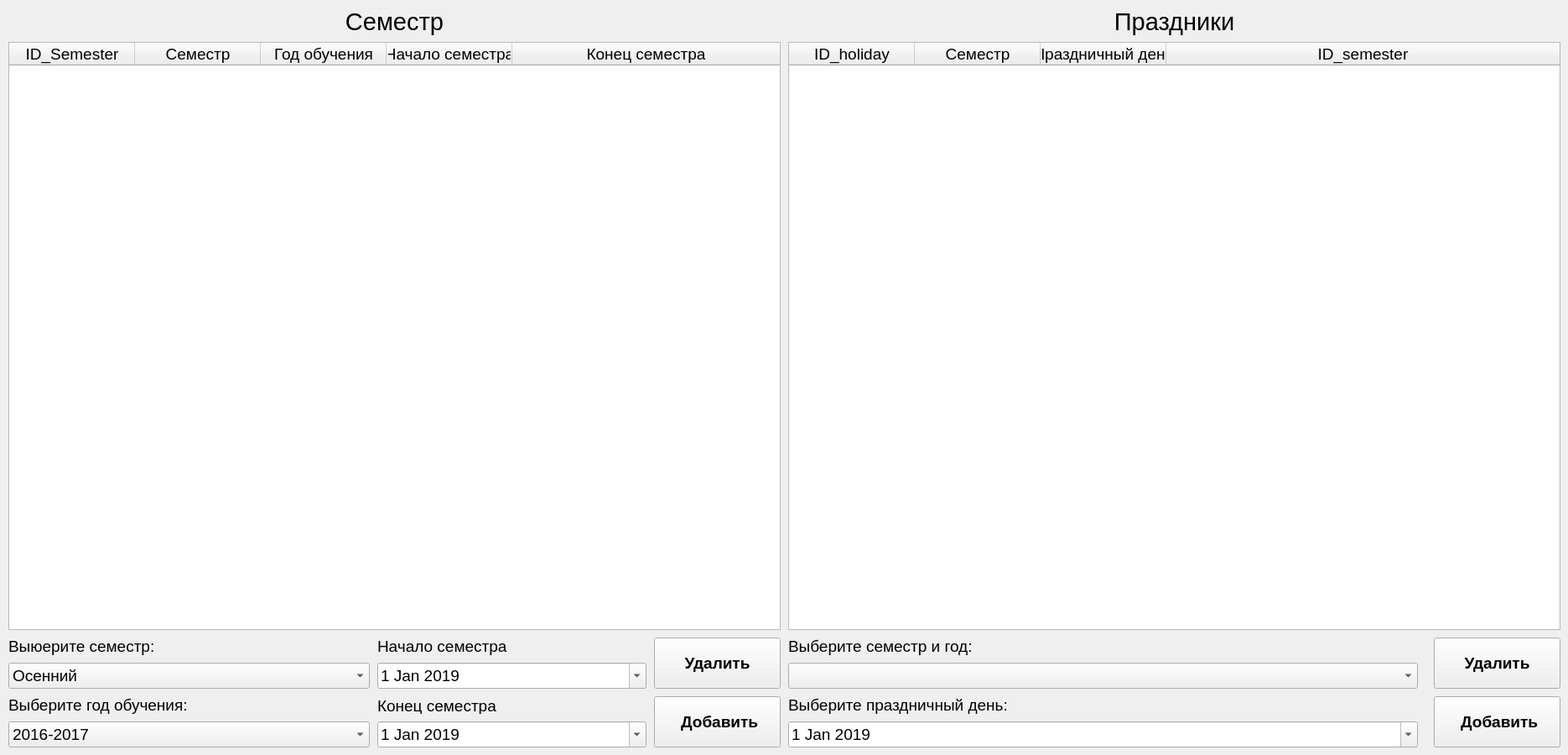
    <widget class="QWidget" name="page_4">
     <widget class="QPushButton" name="Semester_delete">
      <property name="geometry">
       <rect>
        <x>780</x>
        <y>760</y>
        <width>151</width>
        <height>61</height>
       </rect>
      </property>
      <property name="font">
       <font>
        <family>Arial</family>
        <pointsize>14</pointsize>
        <weight>75</weight>
        <bold>true</bold>
       </font>
      </property>
      <property name="text">
       <string>Удалить</string>
      </property>
      <property name="icon">
       <iconset resource="resours.qrc">
        <normaloff>:/New/icons/delete (1).png</normaloff>:/New/icons/delete (1).png</iconset>
      </property>
      <property name="iconSize">
       <size>
        <width>20</width>
        <height>20</height>
       </size>
      </property>
     </widget>
     <widget class="QComboBox" name="Semester_comboBox">
      <property name="geometry">
       <rect>
        <x>10</x>
        <y>790</y>
        <width>431</width>
        <height>31</height>
       </rect>
      </property>
      <property name="font">
       <font>
        <family>Arial</family>
        <pointsize>14</pointsize>
       </font>
      </property>
      <item>
       <property name="text">
        <string>Осенний</string>
       </property>
      </item>
      <item>
       <property name="text">
        <string>Весенний</string>
       </property>
      </item>
     </widget>
     <widget class="QPushButton" name="Semester_add">
      <property name="geometry">
       <rect>
        <x>780</x>
        <y>830</y>
        <width>151</width>
        <height>61</height>
       </rect>
      </property>
      <property name="font">
       <font>
        <family>Arial</family>
        <pointsize>14</pointsize>
        <weight>75</weight>
        <bold>true</bold>
       </font>
      </property>
      <property name="text">
       <string> Добавить</string>
      </property>
      <property name="icon">
       <iconset resource="resours.qrc">
        <normaloff>:/New/icons/plus (2).png</normaloff>:/New/icons/plus (2).png</iconset>
      </property>
      <property name="iconSize">
       <size>
        <width>20</width>
        <height>20</height>
       </size>
      </property>
     </widget>
     <widget class="QTableWidget" name="Semester_Table">
      <property name="geometry">
       <rect>
        <x>10</x>
        <y>50</y>
        <width>921</width>
        <height>701</height>
       </rect>
      </property>
      <property name="font">
       <font>
        <family>Arial</family>
        <pointsize>14</pointsize>
       </font>
      </property>
      <property name="editTriggers">
       <set>QAbstractItemView::NoEditTriggers</set>
      </property>
      <property name="selectionMode">
       <enum>QAbstractItemView::SingleSelection</enum>
      </property>
      <property name="selectionBehavior">
       <enum>QAbstractItemView::SelectRows</enum>
      </property>
      <property name="sortingEnabled">
       <bool>true</bool>
      </property>
      <attribute name="horizontalHeaderCascadingSectionResizes">
       <bool>true</bool>
      </attribute>
      <attribute name="horizontalHeaderDefaultSectionSize">
       <number>150</number>
      </attribute>
      <attribute name="horizontalHeaderShowSortIndicator" stdset="0">
       <bool>true</bool>
      </attribute>
      <attribute name="horizontalHeaderStretchLastSection">
       <bool>true</bool>
      </attribute>
      <column>
       <property name="text">
        <string>ID_Semester</string>
       </property>
      </column>
      <column>
       <property name="text">
        <string>Семестр</string>
       </property>
      </column>
      <column>
       <property name="text">
        <string>Год обучения</string>
       </property>
      </column>
      <column>
       <property name="text">
        <string>Начало семестра</string>
       </property>
      </column>
      <column>
       <property name="text">
        <string>Конец семестра</string>
       </property>
      </column>
     </widget>
     <widget class="QLabel" name="label_38">
      <property name="geometry">
       <rect>
        <x>10</x>
        <y>760</y>
        <width>191</width>
        <height>21</height>
       </rect>
      </property>
      <property name="font">
       <font>
        <family>Arial</family>
        <pointsize>14</pointsize>
       </font>
      </property>
      <property name="text">
       <string>Выюерите семестр:</string>
      </property>
     </widget>
     <widget class="QComboBox" name="comboBox_year">
      <property name="geometry">
       <rect>
        <x>10</x>
        <y>860</y>
        <width>431</width>
        <height>31</height>
       </rect>
      </property>
      <property name="font">
       <font>
        <family>Arial</family>
        <pointsize>14</pointsize>
       </font>
      </property>
      <item>
       <property name="text">
        <string>2016-2017</string>
       </property>
      </item>
      <item>
       <property name="text">
        <string>2017-2018</string>
       </property>
      </item>
      <item>
       <property name="text">
        <string>2018-2019</string>
       </property>
      </item>
      <item>
       <property name="text">
        <string>2019-2020</string>
       </property>
      </item>
      <item>
       <property name="text">
        <string>2020-2021</string>
       </property>
      </item>
      <item>
       <property name="text">
        <string>2021-2022</string>
       </property>
      </item>
      <item>
       <property name="text">
        <string>2022-2023</string>
       </property>
      </item>
     </widget>
     <widget class="QLabel" name="label_39">
      <property name="geometry">
       <rect>
        <x>10</x>
        <y>830</y>
        <width>251</width>
        <height>21</height>
       </rect>
      </property>
      <property name="font">
       <font>
        <family>Arial</family>
        <pointsize>14</pointsize>
       </font>
      </property>
      <property name="text">
       <string>Выберите год обучения:</string>
      </property>
     </widget>
     <widget class="QDateEdit" name="dateEdit_start">
      <property name="geometry">
       <rect>
        <x>450</x>
        <y>790</y>
        <width>321</width>
        <height>31</height>
       </rect>
      </property>
      <property name="font">
       <font>
        <family>Arial</family>
        <pointsize>14</pointsize>
       </font>
      </property>
      <property name="dateTime">
       <datetime>
        <hour>0</hour>
        <minute>0</minute>
        <second>0</second>
        <year>2019</year>
        <month>1</month>
        <day>1</day>
       </datetime>
      </property>
      <property name="calendarPopup">
       <bool>true</bool>
      </property>
     </widget>
     <widget class="QDateEdit" name="dateEdit_end">
      <property name="geometry">
       <rect>
        <x>450</x>
        <y>860</y>
        <width>321</width>
        <height>31</height>
       </rect>
      </property>
      <property name="font">
       <font>
        <family>Arial</family>
        <pointsize>14</pointsize>
       </font>
      </property>
      <property name="dateTime">
       <datetime>
        <hour>0</hour>
        <minute>0</minute>
        <second>0</second>
        <year>2019</year>
        <month>1</month>
        <day>1</day>
       </datetime>
      </property>
      <property name="calendarPopup">
       <bool>true</bool>
      </property>
     </widget>
     <widget class="QLabel" name="label_40">
      <property name="geometry">
       <rect>
        <x>450</x>
        <y>760</y>
        <width>161</width>
        <height>21</height>
       </rect>
      </property>
      <property name="font">
       <font>
        <family>Arial</family>
        <pointsize>14</pointsize>
       </font>
      </property>
      <property name="text">
       <string>Начало семестра</string>
      </property>
     </widget>
     <widget class="QLabel" name="label_41">
      <property name="geometry">
       <rect>
        <x>450</x>
        <y>831</y>
        <width>151</width>
        <height>20</height>
       </rect>
      </property>
      <property name="font">
       <font>
        <family>Arial</family>
        <pointsize>14</pointsize>
       </font>
      </property>
      <property name="text">
       <string>Конец семестра</string>
      </property>
     </widget>
     <widget class="QDateEdit" name="dateEdit_holiday">
      <property name="geometry">
       <rect>
        <x>940</x>
        <y>860</y>
        <width>751</width>
        <height>31</height>
       </rect>
      </property>
      <property name="font">
       <font>
        <family>Arial</family>
        <pointsize>14</pointsize>
       </font>
      </property>
      <property name="dateTime">
       <datetime>
        <hour>0</hour>
        <minute>0</minute>
        <second>0</second>
        <year>2019</year>
        <month>1</month>
        <day>1</day>
       </datetime>
      </property>
      <property name="calendarPopup">
       <bool>true</bool>
      </property>
     </widget>
     <widget class="QLabel" name="label_43">
      <property name="geometry">
       <rect>
        <x>940</x>
        <y>830</y>
        <width>271</width>
        <height>21</height>
       </rect>
      </property>
      <property name="font">
       <font>
        <family>Arial</family>
        <pointsize>14</pointsize>
       </font>
      </property>
      <property name="text">
       <string>Выберите праздничный день:</string>
      </property>
     </widget>
     <widget class="QTableWidget" name="Holiday_Table">
      <property name="geometry">
       <rect>
        <x>940</x>
        <y>50</y>
        <width>921</width>
        <height>701</height>
       </rect>
      </property>
      <property name="font">
       <font>
        <family>Arial</family>
        <pointsize>14</pointsize>
       </font>
      </property>
      <property name="editTriggers">
       <set>QAbstractItemView::NoEditTriggers</set>
      </property>
      <property name="selectionMode">
       <enum>QAbstractItemView::SingleSelection</enum>
      </property>
      <property name="selectionBehavior">
       <enum>QAbstractItemView::SelectRows</enum>
      </property>
      <property name="sortingEnabled">
       <bool>true</bool>
      </property>
      <attribute name="horizontalHeaderCascadingSectionResizes">
       <bool>true</bool>
      </attribute>
      <attribute name="horizontalHeaderDefaultSectionSize">
       <number>150</number>
      </attribute>
      <attribute name="horizontalHeaderShowSortIndicator" stdset="0">
       <bool>true</bool>
      </attribute>
      <attribute name="horizontalHeaderStretchLastSection">
       <bool>true</bool>
      </attribute>
      <column>
       <property name="text">
        <string>ID_holiday</string>
       </property>
      </column>
      <column>
       <property name="text">
        <string>Семестр</string>
       </property>
      </column>
      <column>
       <property name="text">
        <string>Праздничный день</string>
       </property>
      </column>
      <column>
       <property name="text">
        <string>ID_semester</string>
       </property>
      </column>
     </widget>
     <widget class="QLabel" name="label_44">
      <property name="geometry">
       <rect>
        <x>940</x>
        <y>760</y>
        <width>231</width>
        <height>21</height>
       </rect>
      </property>
      <property name="font">
       <font>
        <family>Arial</family>
        <pointsize>14</pointsize>
       </font>
      </property>
      <property name="text">
       <string>Выберите семестр и год:</string>
      </property>
     </widget>
     <widget class="QComboBox" name="Semester_And_Year_comboBox">
      <property name="geometry">
       <rect>
        <x>940</x>
        <y>790</y>
        <width>751</width>
        <height>31</height>
       </rect>
      </property>
      <property name="font">
       <font>
        <family>Arial</family>
        <pointsize>14</pointsize>
       </font>
      </property>
     </widget>
     <widget class="QPushButton" name="Holiday_add">
      <property name="geometry">
       <rect>
        <x>1710</x>
        <y>830</y>
        <width>151</width>
        <height>61</height>
       </rect>
      </property>
      <property name="font">
       <font>
        <family>Arial</family>
        <pointsize>14</pointsize>
        <weight>75</weight>
        <bold>true</bold>
       </font>
      </property>
      <property name="text">
       <string> Добавить</string>
      </property>
      <property name="icon">
       <iconset resource="resours.qrc">
        <normaloff>:/New/icons/plus (2).png</normaloff>:/New/icons/plus (2).png</iconset>
      </property>
      <property name="iconSize">
       <size>
        <width>20</width>
        <height>20</height>
       </size>
      </property>
     </widget>
     <widget class="QPushButton" name="Holiday_delete">
      <property name="geometry">
       <rect>
        <x>1710</x>
        <y>760</y>
        <width>151</width>
        <height>61</height>
       </rect>
      </property>
      <property name="font">
       <font>
        <family>Arial</family>
        <pointsize>14</pointsize>
        <weight>75</weight>
        <bold>true</bold>
       </font>
      </property>
      <property name="text">
       <string>Удалить</string>
      </property>
      <property name="icon">
       <iconset resource="resours.qrc">
        <normaloff>:/New/icons/delete (1).png</normaloff>:/New/icons/delete (1).png</iconset>
      </property>
      <property name="iconSize">
       <size>
        <width>20</width>
        <height>20</height>
       </size>
      </property>
     </widget>
     <widget class="QLabel" name="label_51">
      <property name="geometry">
       <rect>
        <x>10</x>
        <y>0</y>
        <width>921</width>
        <height>51</height>
       </rect>
      </property>
      <property name="font">
       <font>
        <family>Arial</family>
        <pointsize>22</pointsize>
       </font>
      </property>
      <property name="frameShape">
       <enum>QFrame::NoFrame</enum>
      </property>
      <property name="text">
       <string>Семестр</string>
      </property>
      <property name="alignment">
       <set>Qt::AlignCenter</set>
      </property>
     </widget>
     <widget class="QLabel" name="label_55">
      <property name="geometry">
       <rect>
        <x>960</x>
        <y>0</y>
        <width>881</width>
        <height>51</height>
       </rect>
      </property>
      <property name="font">
       <font>
        <family>Arial</family>
        <pointsize>22</pointsize>
       </font>
      </property>
      <property name="frameShape">
       <enum>QFrame::NoFrame</enum>
      </property>
      <property name="text">
       <string>Праздники</string>
      </property>
      <property name="alignment">
       <set>Qt::AlignCenter</set>
      </property>
     </widget>
    </widget>
